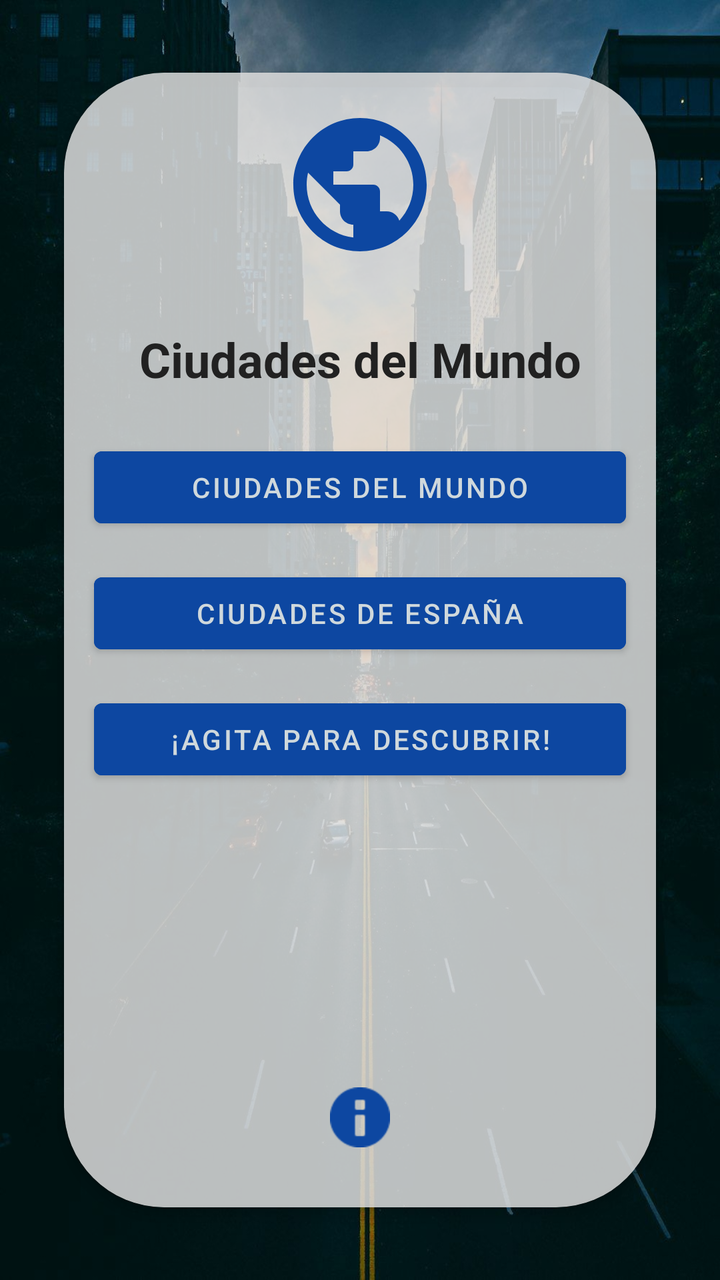
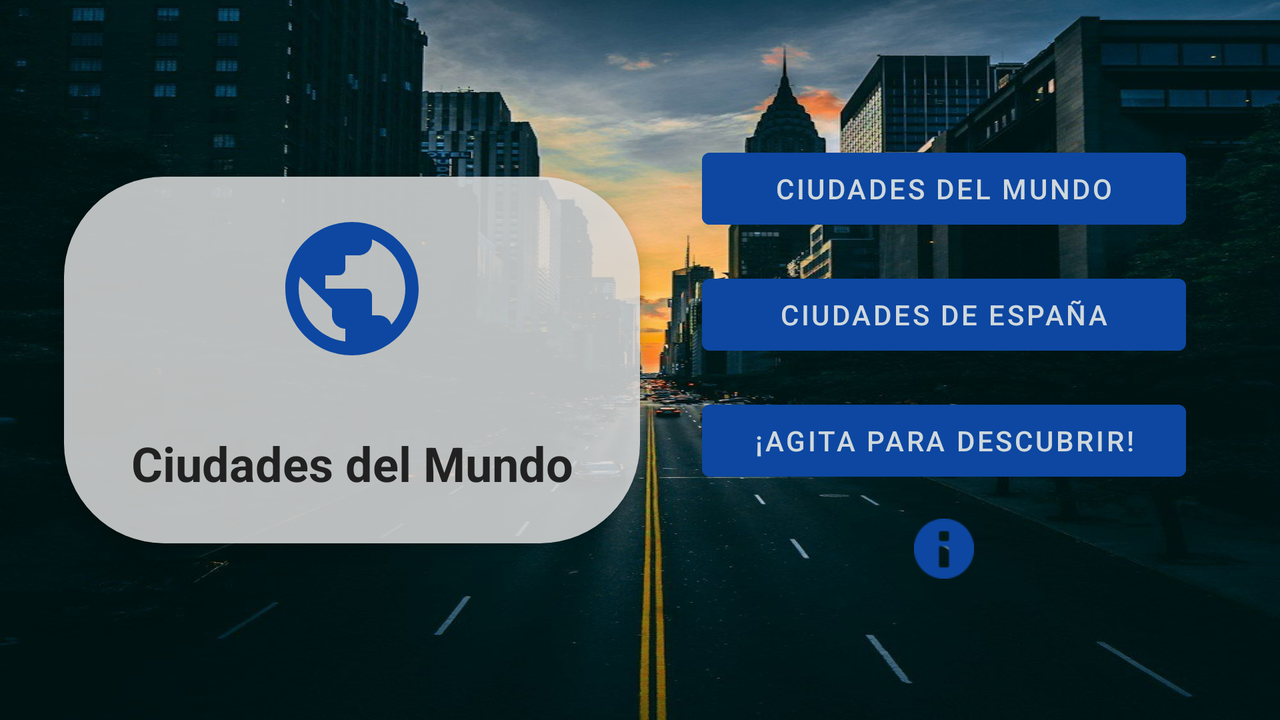

One screen, two layout resources from the same app: the default and the repository's alternative for another configuration. Each is rendered where Android would select it; the XML of both is given below.
<!-- AndroidManifest.xml: application theme Theme.Ciudades2 -->
<!-- res/layout/activity_main.xml -->
<?xml version="1.0" encoding="utf-8"?>
<LinearLayout xmlns:android="http://schemas.android.com/apk/res/android"
    xmlns:card_view="http://schemas.android.com/apk/res-auto"
    xmlns:app="http://schemas.android.com/tools"
    android:id="@+id/activity_main"
    android:layout_width="match_parent"
    android:layout_height="match_parent"
    android:background="@drawable/background_main"
    android:gravity="center"
    android:orientation="vertical"
    android:padding="24dp"
    app:ignore="NamespaceTypo">


    <androidx.cardview.widget.CardView
        android:id="@+id/cardViewCiudad"
        android:layout_width="match_parent"
        android:layout_height="wrap_content"
        android:layout_margin="8dp"
        android:padding="8dp"
        card_view:cardBackgroundColor="@color/gris_claro_transparente"
        card_view:cardCornerRadius="50dp"
        card_view:cardElevation="4dp">

        <LinearLayout
            android:layout_width="match_parent"
            android:layout_height="match_parent"
            android:background="@color/gris_claro_transparente"
            android:orientation="vertical">

            <ImageView
                android:id="@+id/iv_planet_icon"
                android:layout_width="80dp"
                android:layout_height="80dp"
                android:layout_gravity="center"
                android:layout_marginTop="16dp"
                android:layout_marginBottom="16dp"
                android:src="@drawable/ic_planet_world"
                card_view:tint="@color/primario" />

            <TextView
                android:id="@+id/tv_titulo_principal"
                android:layout_width="match_parent"
                android:layout_height="wrap_content"
                android:layout_marginTop="15dp"
                android:layout_marginBottom="24dp"
                android:gravity="center"
                android:text="@string/app_name"
                android:textColor="@color/texto_principal"
                android:textSize="24sp"
                android:textStyle="bold" />

            <Button
                android:id="@+id/btn_ir_lista"
                android:layout_width="match_parent"
                android:layout_height="wrap_content"
                android:layout_marginLeft="15dp"
                android:layout_marginRight="15dp"
                android:layout_marginBottom="15dp"
                android:backgroundTint="@color/colorPrimary"
                android:text="@string/boton_lista"
                android:textColor="@color/secundario_suave" />

            <Button
                android:id="@+id/btn_ir_lista_esp"
                android:layout_width="match_parent"
                android:layout_height="wrap_content"
                android:layout_marginLeft="15dp"
                android:layout_marginRight="15dp"
                android:layout_marginBottom="15dp"
                android:backgroundTint="@color/colorPrimary"
                android:text="@string/boton_lista_esp"
                android:textColor="@color/secundario_suave" />

            <Button
                android:id="@+id/btn_agitar"
                android:layout_width="match_parent"
                android:layout_height="wrap_content"
                android:layout_marginLeft="15dp"
                android:layout_marginRight="15dp"
                android:layout_marginBottom="150dp"
                android:backgroundTint="@color/colorPrimary"
                android:text="@string/titulo_agita_para_descubrir"
                android:textColor="@color/secundario_suave" />

            <ImageView
                android:id="@+id/infoIcono"
                android:layout_width="30dp"
                android:layout_height="30dp"
                android:layout_gravity="center"
                android:layout_marginBottom="30dp"
                android:contentDescription="Información adicional"
                android:focusable="true"
                android:src="@android:drawable/ic_dialog_info"
                app:tint="@color/colorPrimary" />
        </LinearLayout>
    </androidx.cardview.widget.CardView>
</LinearLayout>
<!-- resources referenced by this layout -->
<resources>
  <color name="colorPrimary">@color/primario</color>
  <color name="gris_claro_transparente">#99E0E0E0</color>
  <color name="primario">#0D47A1</color>
  <color name="secundario_suave">#CFD8DC</color>
  <color name="texto_principal">#212121</color>
  <!-- drawable background_main: jpg bitmap (drawable, 135848 bytes) -->
  <!-- drawable ic_planet_world (drawable) -->
  <vector xmlns:android="http://schemas.android.com/apk/res/android"
      android:width="24dp"
      android:height="24dp"
      android:viewportWidth="24"
      android:viewportHeight="24">
      <path
          android:fillColor="@color/colorPrimary"
          android:pathData="M12,2C6.48,2 2,6.48 2,12s4.48,10 10,10 10,-4.48 10,-10S17.52,2 12,2zM11,19.93c-3.95,-0.49 -7,-3.85 -7,-7.93 0,-0.62 0.08,-1.21 0.21,-1.79L9,15v1c0,1.1 0.9,2 2,2v1.93zM17.9,17.39c-0.26,-0.81 -1,-1.39 -1.9,-1.39h-1v-3c0,-0.55 -0.45,-1 -1,-1H8v-2h2c0.55,0 1,-0.45 1,-1V7h2c1.1,0 2,-0.9 2,-2v-0.41c2.93,1.19 5,4.06 5,7.41 0,2.08 -0.8,3.97 -2.1,5.39z"/>
  </vector>
  <string name="app_name">Ciudades del Mundo</string>
  <string name="boton_lista">Ciudades del mundo</string>
  <string name="boton_lista_esp">Ciudades de España</string>
  <string name="titulo_agita_para_descubrir">¡Agita para descubrir!</string>
  <style name="Theme.Ciudades2" parent="Theme.MaterialComponents.DayNight.NoActionBar">
          
          <item name="colorPrimary">@color/primario</item>
          <item name="colorPrimaryVariant">@color/primario_oscuro</item>
          <item name="colorOnPrimary">@color/blanco</item>
          
          <item name="colorSecondary">@color/acento</item>
          <item name="colorSecondaryVariant">@color/acento_suave</item>
          <item name="colorOnSecondary">@color/texto_principal</item>
          
          <item name="android:statusBarColor">?attr/colorPrimaryVariant</item>
          
          <item name="android:colorBackground">@color/fondo</item>
          <item name="android:textColor">@color/texto_principal</item>
      </style>
  <color name="primario_oscuro">#002171</color>
  <color name="blanco">#FFFFFF</color>
  <color name="acento">#FFC107</color>
  <color name="acento_suave">#FFE082</color>
  <color name="fondo">#F8F9FA</color>
</resources>
<!-- res/layout-land/activity_main.xml (the repository's variant of the layout above) -->
<!-- drawn on the phone turned sideways -->
<?xml version="1.0" encoding="utf-8"?>
<LinearLayout xmlns:android="http://schemas.android.com/apk/res/android"
    xmlns:card_view="http://schemas.android.com/apk/res-auto"
    xmlns:app="http://schemas.android.com/tools"
    android:id="@+id/activity_main"
    android:layout_width="match_parent"
    android:layout_height="match_parent"
    android:background="@drawable/background_main"
    android:gravity="center"
    android:orientation="horizontal"
    android:padding="24dp"
    app:ignore="NamespaceTypo">


    <androidx.cardview.widget.CardView
        android:id="@+id/cardViewCiudad"
        android:layout_width="0dp"
        android:layout_height="wrap_content"
        android:layout_weight="1"
        android:layout_margin="8dp"
        android:padding="8dp"
        card_view:cardBackgroundColor="@color/gris_claro_transparente"
        card_view:cardCornerRadius="50dp"
        card_view:cardElevation="4dp">

        <LinearLayout
            android:layout_width="match_parent"
            android:layout_height="match_parent"
            android:background="@color/gris_claro_transparente"
            android:orientation="vertical">

            <ImageView
                android:id="@+id/iv_planet_icon"
                android:layout_width="80dp"
                android:layout_height="80dp"
                android:layout_gravity="center"
                android:layout_marginTop="16dp"
                android:layout_marginBottom="16dp"
                android:src="@drawable/ic_planet_world"
                card_view:tint="@color/primario" />

            <TextView
                android:id="@+id/tv_titulo_principal"
                android:layout_width="match_parent"
                android:layout_height="wrap_content"
                android:layout_marginTop="15dp"
                android:layout_marginBottom="24dp"
                android:gravity="center"
                android:text="@string/app_name"
                android:textColor="@color/texto_principal"
                android:textSize="24sp"
                android:textStyle="bold" />
        </LinearLayout>
    </androidx.cardview.widget.CardView>

    <LinearLayout
        android:layout_width="0dp"
        android:layout_height="wrap_content"
        android:layout_weight="1"
        android:orientation="vertical"
        android:gravity="center_horizontal"
        android:padding="8dp">

        <Button
            android:id="@+id/btn_ir_lista"
            android:layout_width="match_parent"
            android:layout_height="wrap_content"
            android:layout_marginLeft="15dp"
            android:layout_marginRight="15dp"
            android:layout_marginBottom="15dp"
            android:backgroundTint="@color/colorPrimary"
            android:text="@string/boton_lista"
            android:textColor="@color/secundario_suave" />

        <Button
            android:id="@+id/btn_ir_lista_esp"
            android:layout_width="match_parent"
            android:layout_height="wrap_content"
            android:layout_marginLeft="15dp"
            android:layout_marginRight="15dp"
            android:layout_marginBottom="15dp"
            android:backgroundTint="@color/colorPrimary"
            android:text="@string/boton_lista_esp"
            android:textColor="@color/secundario_suave" />

        <Button
            android:id="@+id/btn_agitar"
            android:layout_width="match_parent"
            android:layout_height="wrap_content"
            android:layout_marginLeft="15dp"
            android:layout_marginRight="15dp"
            android:layout_marginBottom="15dp"
            android:backgroundTint="@color/colorPrimary"
            android:text="@string/titulo_agita_para_descubrir"
            android:textColor="@color/secundario_suave" />

        <ImageView
            android:id="@+id/infoIcono"
            android:layout_width="30dp"
            android:layout_height="30dp"
            android:layout_gravity="center"
            android:contentDescription="Información adicional"
            android:focusable="true"
            android:src="@android:drawable/ic_dialog_info"
            app:tint="@color/colorPrimary" />
    </LinearLayout>
</LinearLayout>
